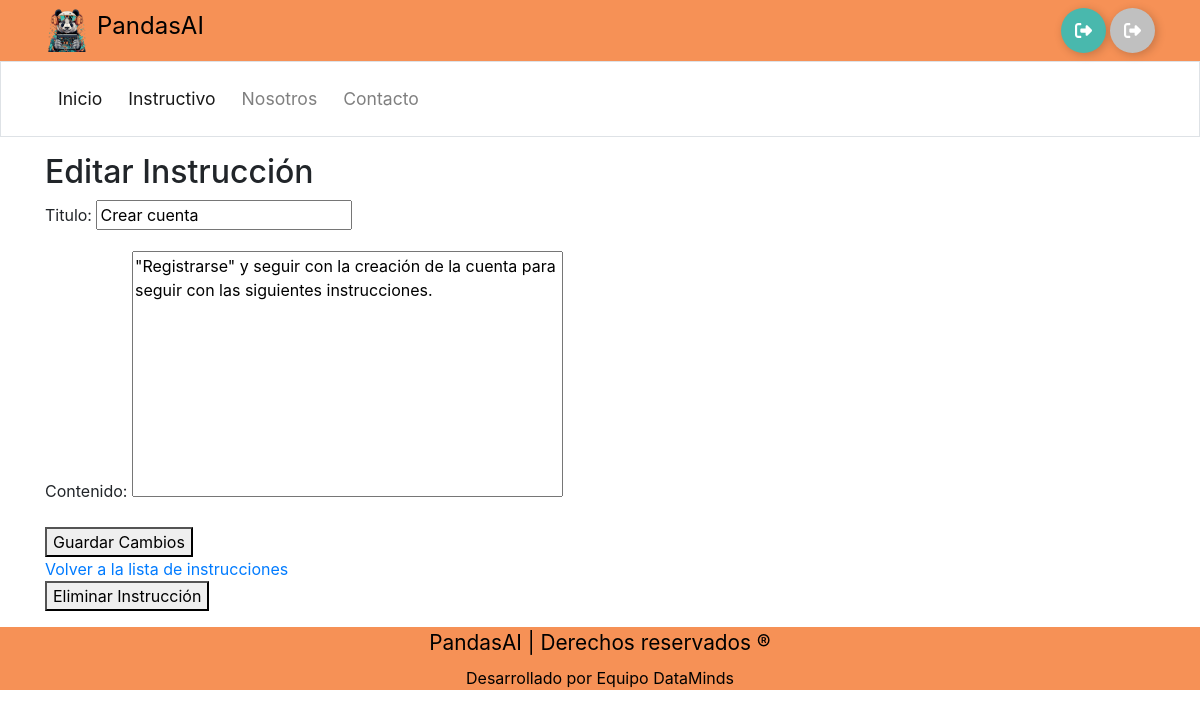
The page /instructivo/instrucciones/editar/1/ on the database as committed earlier.
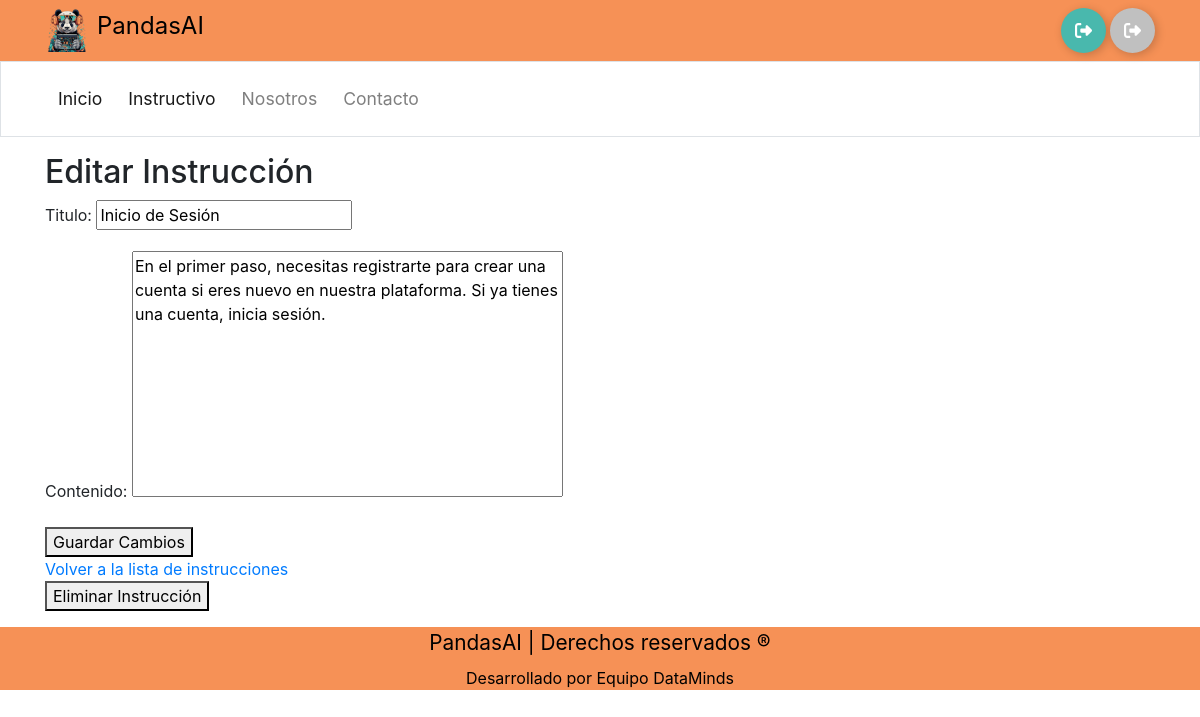
The same page on the database as committed later.
### instructivo/models.py (models this page shows, shortened)
class Instruccion(models.Model):
    titulo = models.CharField(max_length=100)
    contenido = models.TextField()

### instructivo/views.py (the view)
# urls.py: path('instrucciones/editar/<int:pk>/', InstruccionUpdateView.as_view(), name='editar_instruccion'),
class InstruccionUpdateView(UpdateView):
    model = Instruccion
    form_class = InstruccionForm
    template_name = 'instructivo/editar_instruccion.html'
    success_url = reverse_lazy('listar_instrucciones')

### instructivo/forms.py
class InstruccionForm(forms.ModelForm):
    class Meta:
        model = Instruccion  # Especifica el modelo asociado
        fields = ['titulo', 'contenido']  # Lista de campos a incluir en el formulario

### templates/instructivo/editar_instruccion.html (shortened to what this page needs)
{% extends "base/layout.html" %}
{% block content %}
  <h2>Editar Instrucción</h2>
  <form method="post">
    {{ form.as_p }}
    <button type="submit">Guardar Cambios</button>
  </form>
  <a href="{% url 'listar_instrucciones' %}">Volver a la lista de instrucciones</a>
  <form method="post" action="{% url 'eliminar_instruccion' instruccion.id %}">
    <button type="submit">Eliminar Instrucción</button>
  </form>
{% endblock %}

### templates/base/layout.html (shortened to what this page needs)
{% load static %}
<!doctype html>
<html lang="es">
<head>
    <link rel="stylesheet" href="https://stackpath.bootstrapcdn.com/bootstrap/4.3.1/css/bootstrap.min.css"
>
    <link rel="stylesheet" href="{% static 'style.css' %}">
</head>
<body>
    <header class="" style="background-color: rgb(246,145,86);">
        <div class="container d-flex py-2">
        <img src="{% static 'images/logopanda.png' %}" alt="Logo de PandasAI" class="mr-2" style="height: 44px;">
            <a class="m-0 p-0 nav-logo" href="/" style="color: black;">
                PandasAI
            </a>
                <div class="float-right ml-auto">
                {% if user.is_authenticated %}
                <div class="SaludoUser" style="display: inline-block;">
                    <p style="color:white;">Hola, {{ user.username }} </p>
                </div>
                <div class="buttonLogOut" style="display: inline-block;">
                    <button class="Btn btnlgo">
                        <div class="sign"><svg viewBox="0 0 512 512"><path d="M377.9 105.9L500.7 228.7c7.2 7.2 11.3 17.1 11.3 27.3s-4.1 20.1-11.3 27.3L377.9 406.1c-6.4 6.4-15 9.9-24 9.9c-18.7 0-33.9-15.2-33.9-33.9l0-62.1-128 0c-17.7 0-32-14.3-32-32l0-64c0-17.7 14.3-32 32-32l128 0 0-62.1c0-18.7 15.2-33.9 33.9-33.9c9 0 17.6 3.6 24 9.9zM160 96L96 96c-17.7 0-32 14.3-32 32l0 256c0 17.7 14.3 32 32 32l64 0c17.7 0 32 14.3 32 32s-14.3 32-32 32l-64 0c-53 0-96-43-96-96L0 128C0 75 43 32 96 32l64 0c17.7 0 32 14.3 32 32s-14.3 32-32 32z"></path></svg></div>
                        <div class="text"><a href="{% url 'cerrar_sesion' %}"style="color:white;">LogOut</a></div>
                    </button>
                </div>
                {% else %}
                <div class="buttonLogIn" style="display: inline-block;">
                    <button class="Btn btnlgi">
                        <div class="sign"></div>
                    </button>
                </div>
                <div class="buttonRegister" style="display: inline-block;">
                    <button class="Btn btnreg">
                        <div class="sign"></div>
                    </button>
                </div>
                {% endif %}
                </div>
        </div>
    </header>
    <nav class="navbar navbar-expand-md navbar-light border">
        <div class="container py-2 ">
            <div class="collapse navbar-collapse" id="collapsibleNavId">
                <ul class="navbar-nav mr-auto mt-2 mt-lg-0">
                    <li class="nav-item active">
                        <a class="nav-link" href="/">Inicio</a>
                    </li>
                    <li class="nav-item active">
                        <a class="nav-link" href="{% url 'listar_instrucciones' %}">Instructivo</a>
                    </li>
                    <li class="nav-item">
                        <a class="nav-link" href="{% url 'nosotros' %}">Nosotros</a>
                    </li>
                    <li class="nav-item">
                        <a class="nav-link" href="mailto:datamindscontact@gmail.com">Contacto</a>
                    </li>
                </ul>
            </div>
        </div>
    </nav>
    <main class="container my-3">
        {% block content %}
        {% endblock %}
    </main>
    <footer class="footerstyle">
        <div class="container">
            <p class="p-0 m-0 mb-2 logo-empresa-footer" style="color: black;">PandasAI | Derechos reservados &reg;</p>
            <p class="p-0 m-0 mx-5" style="color: black;">Desarrollado por Equipo DataMinds</p>
        </div>
    </footer>
</body>
</html>

### static/style.css (style rules this page uses)
nav { background-color: transparent; }
.nav-logo { font-size: 1.5em; }
.logo-empresa-footer { font-size: 1.3em; }
.nav-link { font-size: 1.1em; margin: 0 5px; }
textarea { resize: none; }
a { text-decoration: none !important; }
footer div > p { display: flex; justify-content: center; }
.sign { width: 100%; transition-duration: .3s; display: flex; align-items: center; justify-content: center; }
.sign svg { width: 17px; }
.btnlgi { display: flex; align-items: center; justify-content: flex-start; width: 45px; height: 45px; border: none; border-radius: 50%; cursor: pointer; position: relative; overflow: hidden; transition-duration: .3s; box-shadow: 2px 2px 10px rgba(0, 0, 0, 0.199); background-color: #49b8ad; }
.btnreg { display: flex; align-items: center; justify-content: flex-start; width: 45px; height: 45px; border: none; border-radius: 50%; cursor: pointer; position: relative; overflow: hidden; transition-duration: .3s; box-shadow: 2px 2px 10px rgba(0, 0, 0, 0.199); background-color:silver; }
.footerstyle { background-color: rgb(246,145,86); }

Rows that differ between the two databases and show on the page:
changed Instruccion: titulo "Crear cuenta" → "Inicio de Sesión"; contenido "\"Registrarse\" y seguir con la creación de la cuenta para seguir con las siguientes instrucciones." → "En el primer paso, necesitas registrarte para crear una cuenta si eres nuevo en nuestra plataforma. Si ya tienes una cuenta, inicia sesión."
